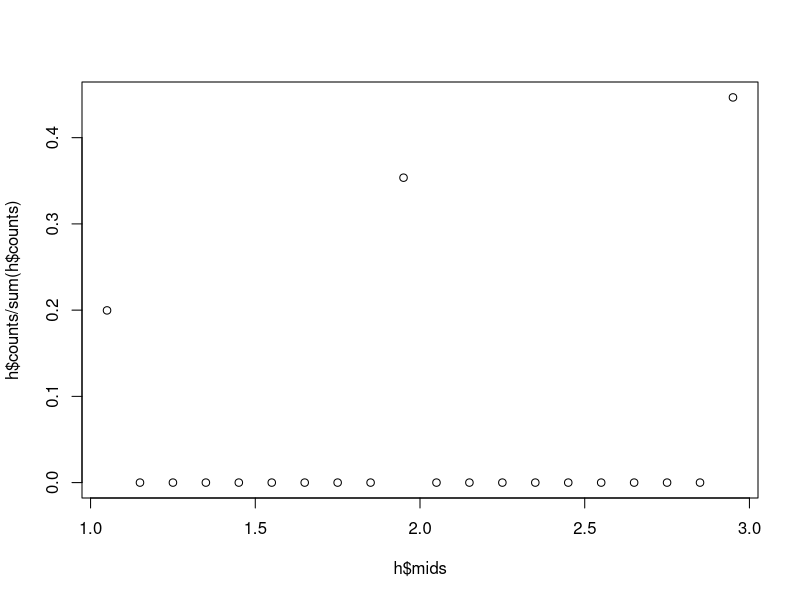
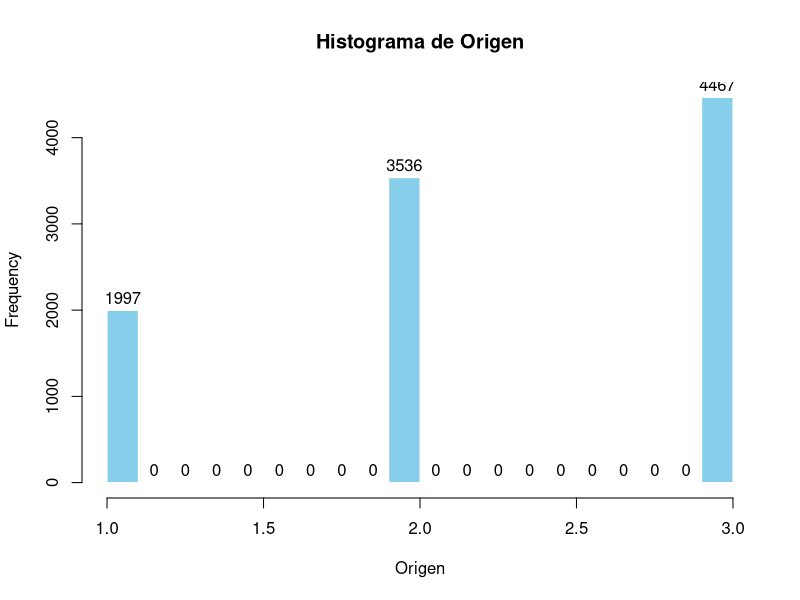
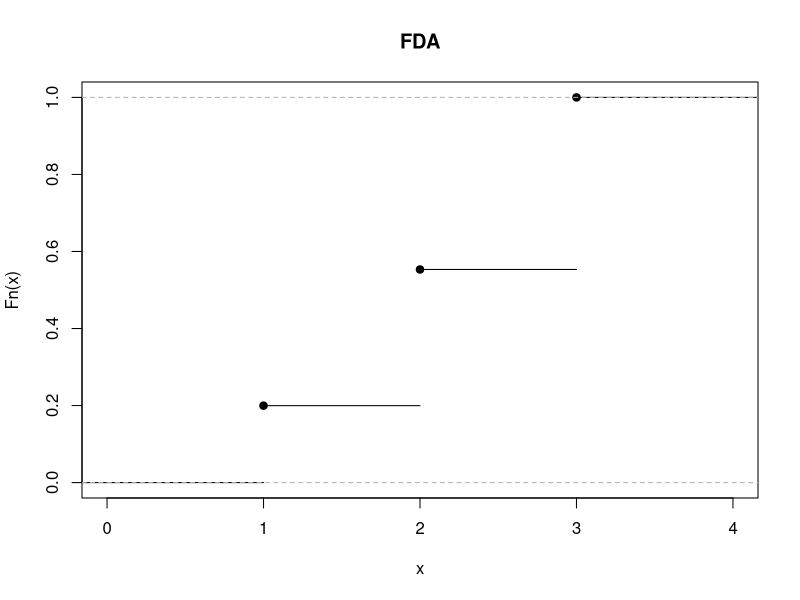
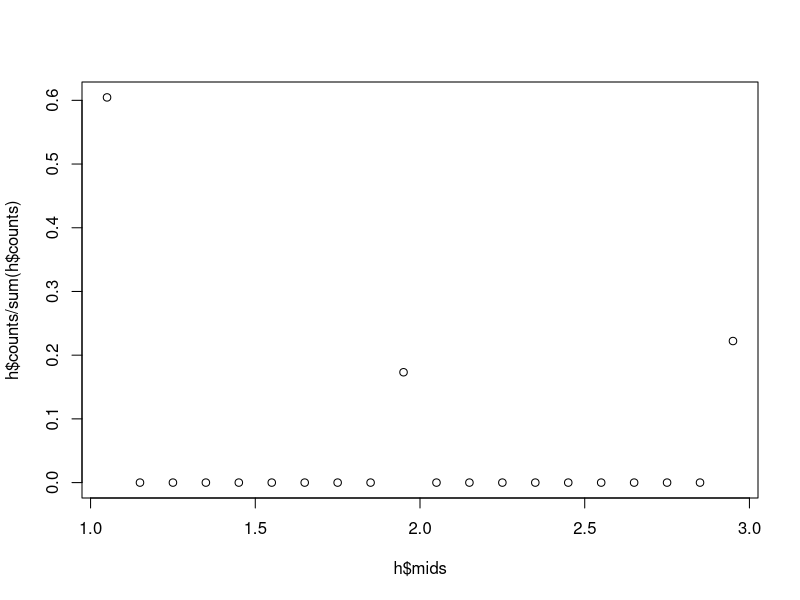
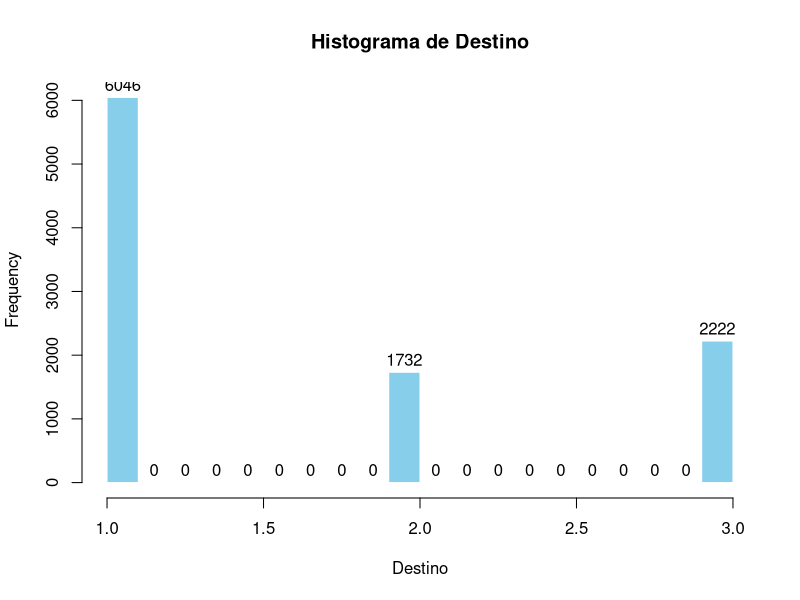
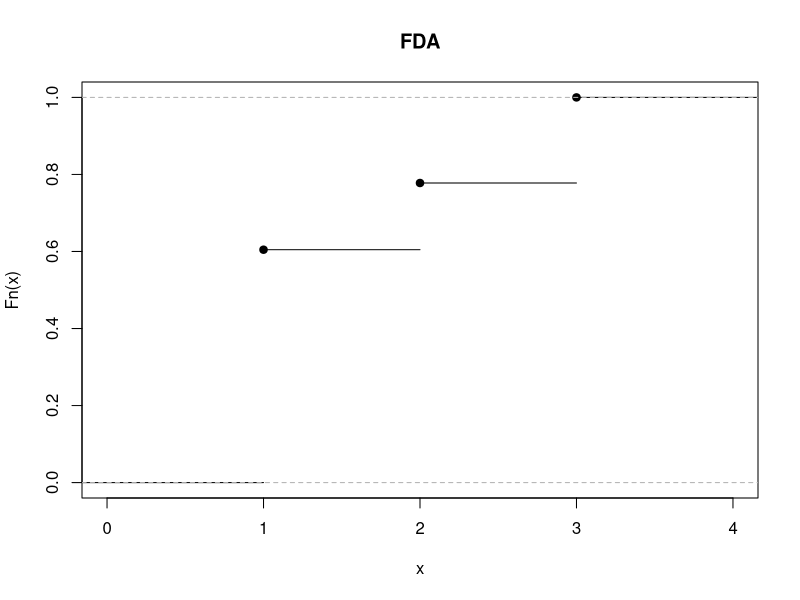
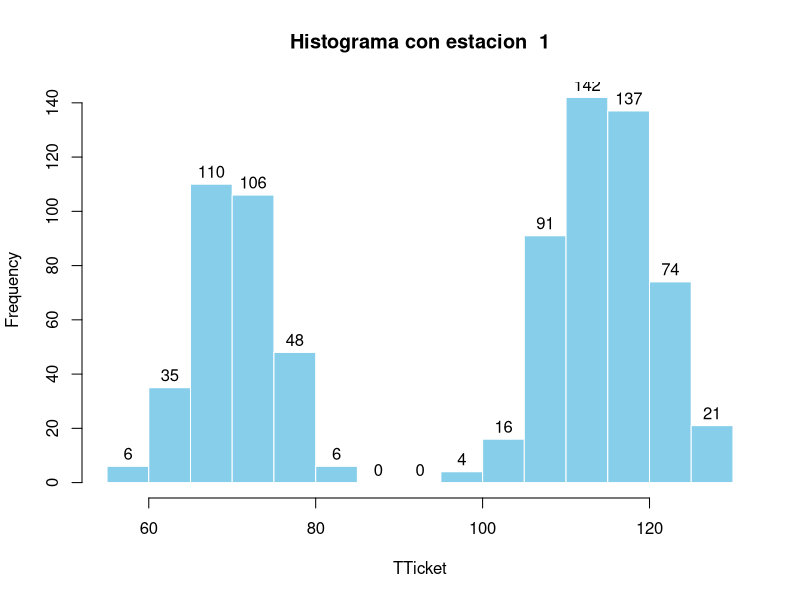
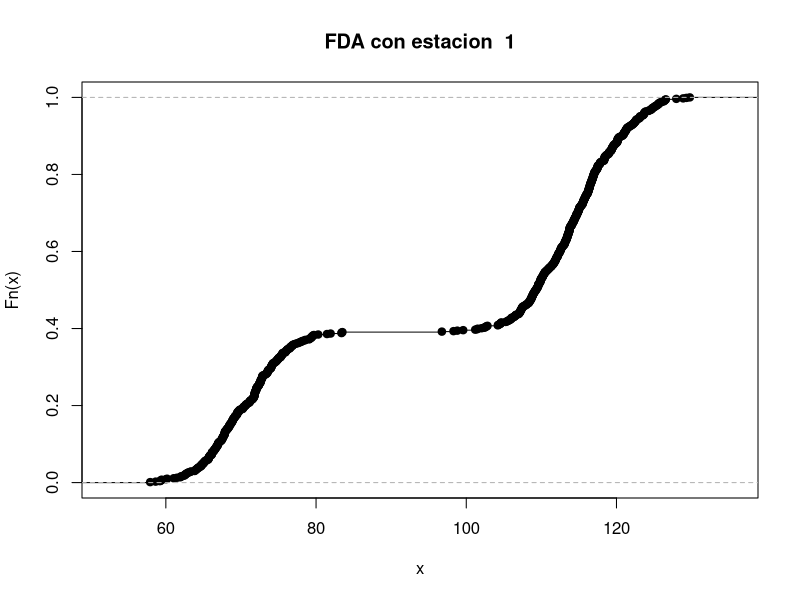

Reproduce these figures in R, in order.
## ---- chunk 1
data <- read.csv("proyecto_fase_I_1_2014.csv", header = TRUE)
n = length(data[1,])
origen = data[,1]
headers = names(data[1,])
total=nrow(data)
## ---- chunk 2
  cat("\n### Columnas\n")
  for(i in (1:n)){
   cat("*",headers[i],"\n")
  }
  cat("\n### Total de datos de entrada: ",total,"filas\n")
## ---- chunk 3
  h=hist(data[,1],plot=FALSE)
  plot(h$mids,h$counts/sum(h$counts))
  hist(data[data[,1]>0,1],labels = TRUE, col = 'skyblue', border = 'white',main="Histograma de Origen",xlab="Origen")
  plot(ecdf(data[,1]),main="FDA")
## ---- chunk 4
  summary(data[data[,1]>0,1])
## ---- chunk 5
  var(data[,1])
## ---- chunk 6
  p =prop.table(table(data[,1]))
  p
## ---- chunk 7
  h=hist(data[,2],plot=FALSE)
  plot(h$mids,h$counts/sum(h$counts))
  hist(data[,2],labels = TRUE, col = 'skyblue', border = 'white',main="Histograma de Destino",xlab="Destino")
  plot(ecdf(data[,2]),main="FDA")
## ---- chunk 8
  summary(data[data[,2]>0,2])
## ---- chunk 9
  var(data[,2])
## ---- chunk 10
  p = prop.table(table(data[,2]))
  p
## ---- chunk 11
  for(j in (1:3)){
    m = data[data[,1]==j & data[,3]>0,]
    hist(m[,i],labels = TRUE, col = 'skyblue', border = 'white',main=paste("Histograma con estacion ",j),xlab="TTicket")
    plot(ecdf(m[,i]),main=paste("FDA con estacion ",j))
  }
## ---- chunk 12
a = summary(data[data[,1]==1 & data[,3]>0,3])
a
## ---- chunk 13
b = summary(data[data[,1]==2 & data[,3]>0,3])
b
## ---- chunk 14
c = summary(data[data[,1]==3 & data[,3]>0,3])
c
## ---- chunk 15
  for(j in (1:3)){
    m = data[data[,1]==j,]
    hist(m[,i],labels = TRUE, col = 'skyblue', border = 'white',main=paste("Histograma con estacion ",j),xlab="TEscaleraAnden")
    plot(ecdf(m[,i]),main=paste("FDA con estacion ",j))
  }
## ---- chunk 16
a = summary(data[data[,1]==1 & data[,4]>0,4])
a
## ---- chunk 17
b = summary(data[data[,1]==2 & data[,4]>0,4])
b
## ---- chunk 18
c = summary(data[data[,1]==3 & data[,4]>0,4])
c
## ---- chunk 19
  for(j in (1:3)){
    m = data[data[,2]==j,]
    hist(m[,i],labels = TRUE, col = 'skyblue', border = 'white',main=paste("Histograma con estacion ",j),xlab="TAndenEscalera")
    plot(ecdf(m[,i]),main=paste("FDA con estacion ",j))
  }
## ---- chunk 20
a = summary(data[data[,2]==1 & data[,5]>0,5])
a
## ---- chunk 21
b = summary(data[data[,2]==2 & data[,5]>0,5])
b
## ---- chunk 22
c = summary(data[data[,2]==3 & data[,5]>0,5])
c
## ---- chunk 23
  hist(data[data[,6]>0,6],labels = TRUE, col = 'skyblue', border = 'white',main="Histograma de T12",xlab="T12")
  plot(ecdf(data[,6]),main="FDA")
## ---- chunk 24
  a = summary(data[data[,6]>0,6])
  a
## ---- chunk 25
  var(data[,6])
## ---- chunk 26
  hist(data[data[,7]>0,7],labels = TRUE, col = 'skyblue', border = 'white',main="Histograma de T12",xlab="T23")
  plot(ecdf(data[,7]),main="FDA")
## ---- chunk 27
  a = summary(data[data[,7]>0,7])
  a
## ---- chunk 28
  var(data[,7])
## ---- chunk 29
  hist(data[data[,8]>0,8],labels = TRUE, col = 'skyblue', border = 'white',main="Histograma de T12",xlab="T32")
  plot(ecdf(data[,8]),main="FDA")
## ---- chunk 30
  a = summary(data[data[,8]>0,8])
  a
## ---- chunk 31
  var(data[,8])
## ---- chunk 32
  hist(data[data[,9]>0,9],labels = TRUE, col = 'skyblue', border = 'white',main="Histograma de T12",xlab="T21")
  plot(ecdf(data[,9]),main="FDA")
## ---- chunk 33
  a = summary(data[data[,9]>0,9])
  a
## ---- chunk 34
  var(data[,9])
## ---- chunk 35
  m = subset(data,abs(Origen-Destino)==1)
  hist(m[,10],labels = TRUE, col = 'skyblue', border = 'white',main=paste("Histograma TTotalTren una estacion"),xlab="TTotalTren")
## ---- chunk 36
  a = summary(m[,i])
  a

## ---- chunk 37
  var(m[,i])
## ---- chunk 38
  m = subset(data,abs(Origen-Destino)==2)
  hist(m[,10],labels = TRUE, col = 'skyblue', border = 'white',main=paste("Histograma TTotalTren dos estaciones"),xlab="TTotalTren")
## ---- chunk 39
  b = summary(m[,i])
  b

## ---- chunk 40
  var(m[,i])
